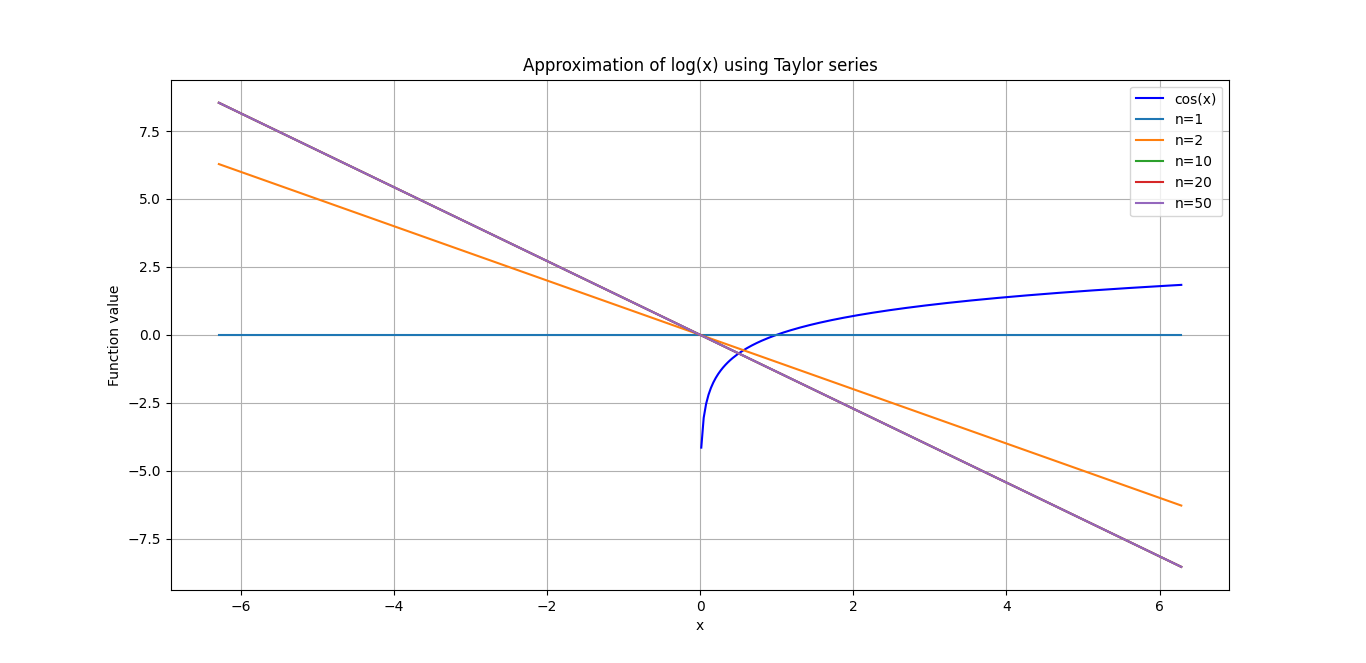

Python code for this plot:
import numpy as np
import matplotlib.pyplot as plt
def log_taylor(x, n):
    """
    Calculate the nth partial sum of the Taylor series for log(x) at a given point x.
    """
    result = 0
    for i in range(n):
        result += (-1)*i * x*(2*i) / np.math.factorial(2*i)
    return result
x_values = np.linspace(-2*np.pi, 2*np.pi, 400)
n_values = [1, 2, 10, 20, 50]
plt.figure(figsize=(10, 6))
plt.plot(x_values, np.log(x_values), label='cos(x)', color='blue')
for n in n_values:
    log_approx = [log_taylor(x, n) for x in x_values]
    plt.plot(x_values, log_approx, label=f'n={n}')
plt.title('Approximation of log(x) using Taylor series')
plt.xlabel('x')
plt.ylabel('Function value')
plt.legend()
plt.grid(True)
plt.show()
